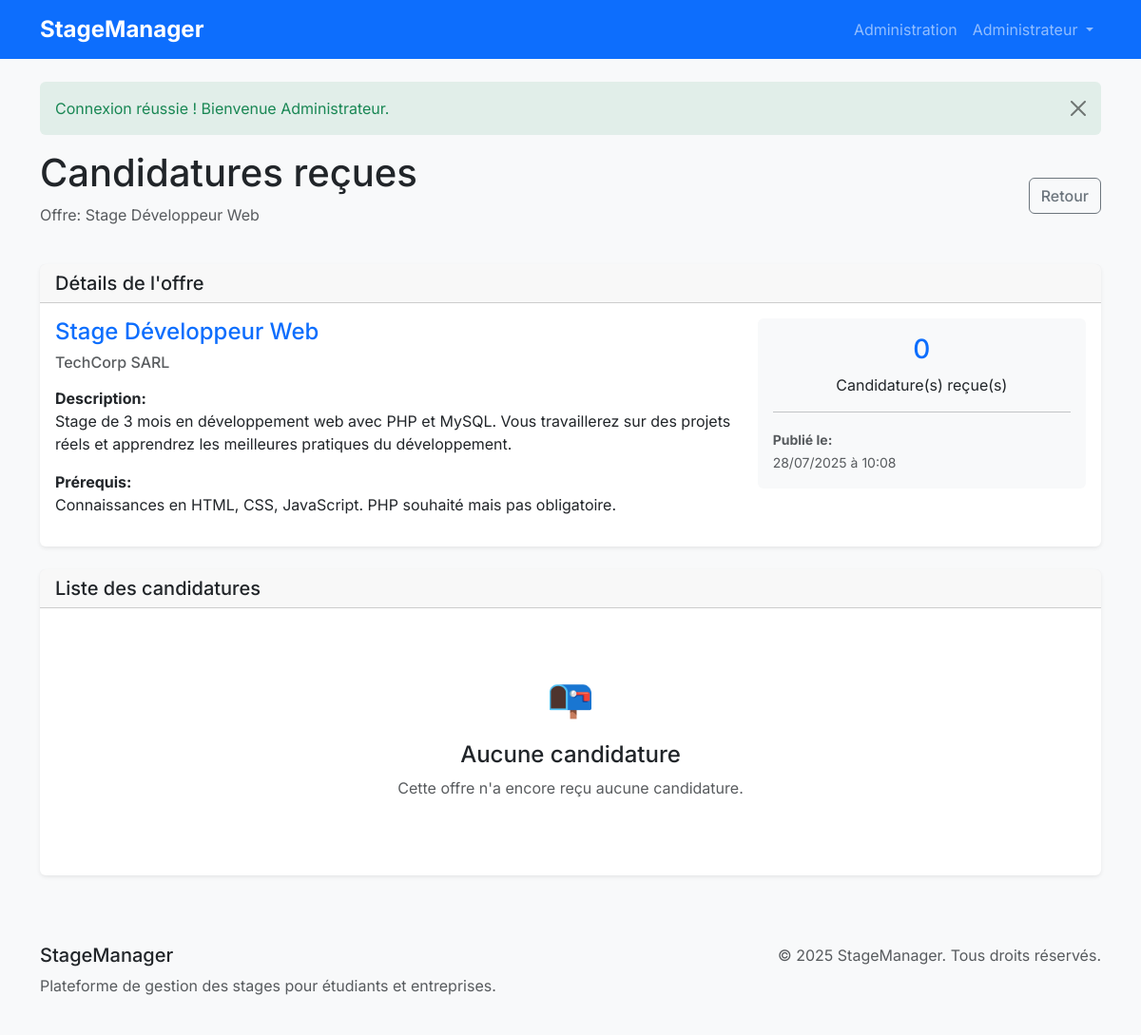
/view_applications.php?offer_id=1 (signed in), run on the app's committed database.
### tables this page shows
CREATE TABLE offers (
    id INT AUTO_INCREMENT PRIMARY KEY,
    company_id INT NOT NULL,
    title VARCHAR(255) NOT NULL,
    description TEXT NOT NULL,
    requirements TEXT,
    posted_date TIMESTAMP DEFAULT CURRENT_TIMESTAMP,
    FOREIGN KEY (company_id) REFERENCES users(id) ON DELETE CASCADE
);

CREATE TABLE users (
    id INT AUTO_INCREMENT PRIMARY KEY,
    name VARCHAR(255) NOT NULL,
    email VARCHAR(255) UNIQUE NOT NULL,
    password VARCHAR(255) NOT NULL,
    role ENUM('student', 'company', 'admin') NOT NULL,
    created_at TIMESTAMP DEFAULT CURRENT_TIMESTAMP
);

### view_applications.php (the view, shortened to what this page needs)
<?php
require_once 'config/config.php';
require_once 'includes/functions.php';
$offer_id = isset($_GET['offer_id']) ? (int)$_GET['offer_id'] : 0;
$stmt = $pdo->prepare("
    SELECT o.*, u.name as company_name
    FROM offers o
    JOIN users u ON o.company_id = u.id
    WHERE o.id = ?
");
$stmt->execute([$offer_id]);
$offer = $stmt->fetch();
$stmt = $pdo->prepare("
    SELECT a.*, u.name as student_name, u.email as student_email
    FROM applications a
    JOIN users u ON a.student_id = u.id
    WHERE a.offer_id = ?
    ORDER BY a.applied_date DESC
");
$stmt->execute([$offer_id]);
$applications = $stmt->fetchAll();
include 'includes/header.php';
?>
<div class="row">
    <div class="col-12">
        <div class="d-flex justify-content-between align-items-center mb-4">
            <div>
                <h1>Candidatures reçues</h1>
                <p class="text-muted">Offre: <?php echo sanitize($offer['title']); ?></p>
            </div>
            <div>
                <a href="<?php echo checkRole('admin') ? 'manage_offers.php' : 'company_dashboard.php'; ?>"
                   class="btn btn-outline-secondary">
                    Retour
                </a>
            </div>
        </div>
    </div>
</div>
<div class="card mb-4">
    <div class="card-header">
        <h5 class="mb-0">Détails de l'offre</h5>
    </div>
    <div class="card-body">
        <div class="row">
            <div class="col-md-8">
                <h4 class="text-primary"><?php echo sanitize($offer['title']); ?></h4>
                <h6 class="text-muted mb-3"><?php echo sanitize($offer['company_name']); ?></h6>
                <div class="mb-3">
                    <strong>Description:</strong>
                    <p><?php echo nl2br(sanitize($offer['description'])); ?></p>
                </div>
                <?php if (!empty($offer['requirements'])): ?>
                    <div class="mb-3">
                        <strong>Prérequis:</strong>
                        <p><?php echo nl2br(sanitize($offer['requirements'])); ?></p>
                    </div>
                <?php endif; ?>
            </div>
            <div class="col-md-4">
                <div class="bg-light p-3 rounded">
                    <div class="text-center">
                        <h3 class="text-primary"><?php echo count($applications); ?></h3>
                        <p class="mb-0">Candidature(s) reçue(s)</p>
                    </div>
                    <hr>
                    <small class="text-muted">
                        <strong>Publié le:</strong><br>
                        <?php echo formatDate($offer['posted_date']); ?>
                    </small>
                </div>
            </div>
        </div>
    </div>
</div>
<div class="card">
    <div class="card-header">
        <h5 class="mb-0">Liste des candidatures</h5>
    </div>
    <div class="card-body">
        <?php if (empty($applications)): ?>
            <div class="text-center py-5">
                <span class="fs-1">📭</span>
                <h4 class="mt-3">Aucune candidature</h4>
                <p class="text-muted">Cette offre n'a encore reçu aucune candidature.</p>
            </div>
        <?php endif; ?>
    </div>
</div>
<?php include 'includes/footer.php'; ?>

### css/custom.css (style rules this page uses)
:root { --primary-color: #0d6efd; --secondary-color: #6c757d; --success-color: #198754; --danger-color: #dc3545; --warning-color: #ffc107; --info-color: #0dcaf0; --light-color: #f8f9fa; --dark-color: #212529; }
body { font-family: 'Inter', sans-serif; background-color: #f8f9fa; }
.card { border: none; box-shadow: 0 0.125rem 0.25rem rgba(0, 0, 0, 0.075); transition: box-shadow 0.15s ease-in-out; }
.btn { font-weight: 500; border-radius: 0.375rem; }

### data on the page
offers: title "Stage Développeur Web", company.name "TechCorp SARL", description "Stage de 3 mois en développement web avec PHP et MySQL. Vous travaillerez sur des projets réels et apprendrez les meilleures pratiques du développement.", requirements "Connaissances en HTML, CSS, JavaScript. PHP souhaité mais pas obligatoire.", posted_date "28/07/2025 à 10:08"

### other printed values
$_SESSION['user_name'] "Administrateur"
$_SESSION['flash']['message'] "Connexion réussie ! Bienvenue Administrateur."
count($applications) "0"
